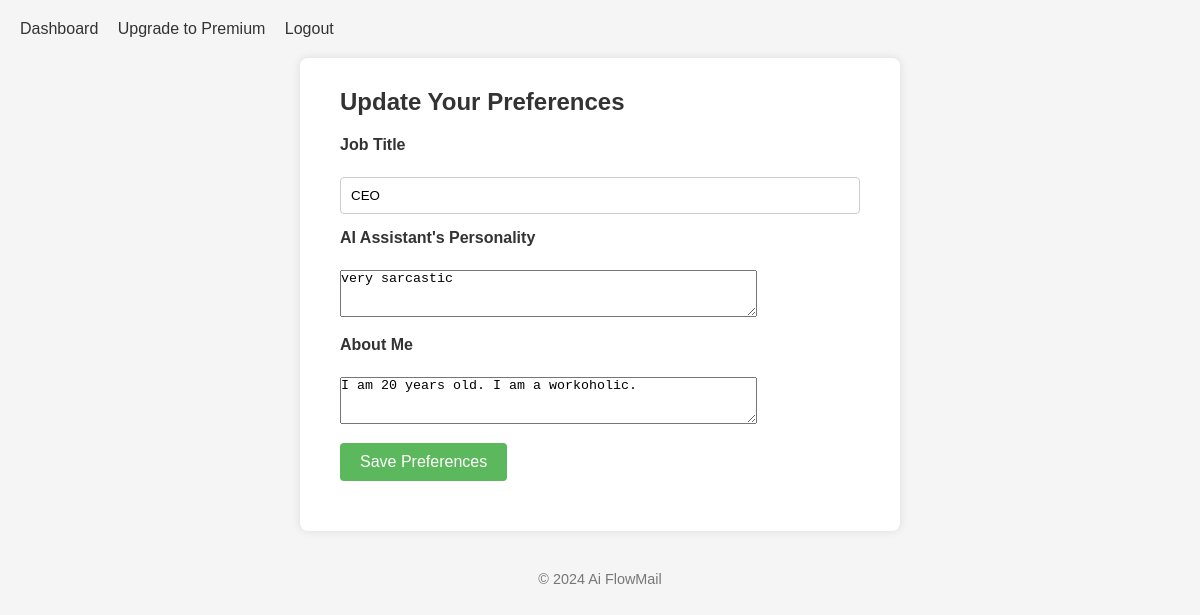
/preferences (signed in), run on an earlier commit of the app's database.
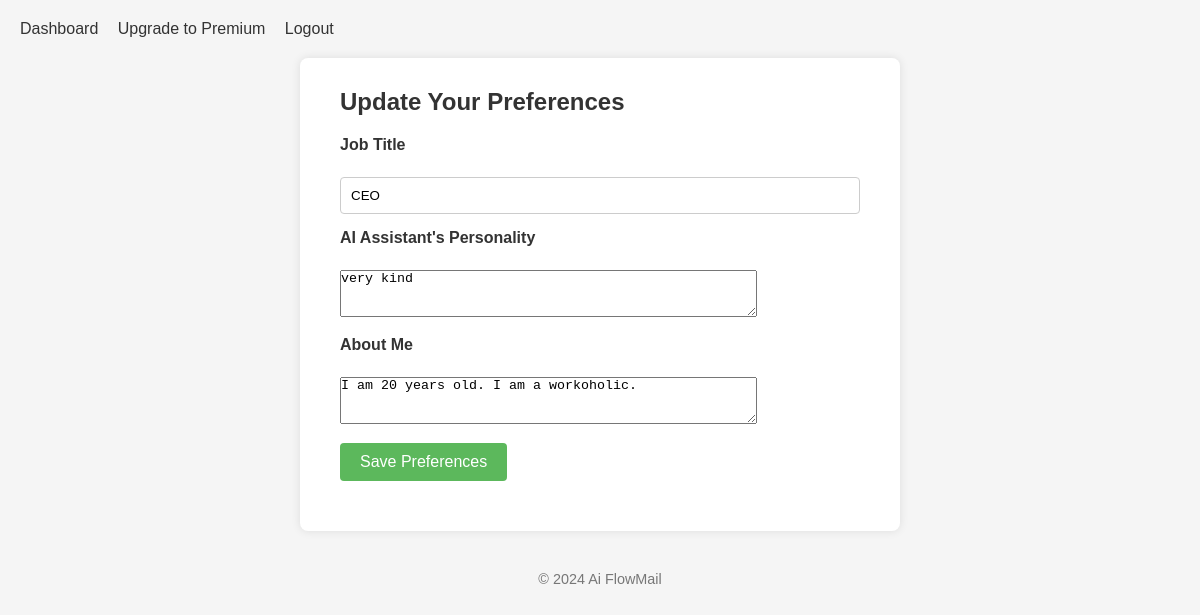
And on a later commit of the database.
### models.py (models this page shows, shortened)
class User(UserMixin, db.Model):
    __tablename__ = 'users'  # Optional: explicitly name your table
    id = db.Column(db.Integer, primary_key=True)
    email = db.Column(db.String(150), unique=True, nullable=False)
    username = db.Column(db.String(50), unique=True, nullable=False)
    name = db.Column(db.String(128), nullable=False, default='Default Name')
    password = db.Column(db.String(512), nullable=False)
    role = db.Column(db.String(128), nullable=True)  # Job Title
    assistant_personality = db.Column(db.String(256), nullable=True)  # Comma-separated personality traits
    about_me = db.Column(db.Text, nullable=True)  # Comma-separated about me details
    stripe_customer_id = db.Column(db.String(100), nullable=True)
    is_premium = db.Column(db.Boolean, default=False)
    subscription_status = db.Column(db.String(50), nullable=True)

### main/routes.py (the view)
@main_bp.route('/preferences', methods=['GET', 'POST'])
@login_required
def preferences():
    form = PreferencesForm()
    if form.validate_on_submit():
        current_user.role = form.role.data
        current_user.assistant_personality = form.assistant_personality.data
        current_user.about_me = form.about_me.data
        db.session.commit()
        flash('Your preferences have been updated.', 'success')
        return redirect(url_for('main.dashboard'))
    elif request.method == 'GET':
        form.role.data = current_user.role
        form.assistant_personality.data = current_user.assistant_personality
        form.about_me.data = current_user.about_me
    return render_template('main/preferences.html', form=form)

### main/forms.py
class PreferencesForm(FlaskForm):
    role = StringField('Job Title', validators=[DataRequired()])
    assistant_personality = TextAreaField("AI Assistant's Personality", validators=[Optional()])
    about_me = TextAreaField('About Me', validators=[Optional()])
    submit = SubmitField('Save Preferences')
    """
    preferences = TextAreaField('Your Preferences (in JSON format)', validators=[DataRequired()])

    submit = SubmitField('Save Preferences')

    def validate_preferences(self, field):
        try:
            json.loads(field.data)
        except json.JSONDecodeError:
            raise ValidationError('Preferences must be valid JSON.')
    """

### main/templates/main/preferences.html (shortened to what this page needs)
{% extends "base.html" %}
{% block content %}
<h2>Update Your Preferences</h2>
<form method="POST">
    <p>
        {{ form.role.label }}<br>
        {{ form.role(size=50) }}
    </p>
    <p>
        {{ form.assistant_personality.label }}<br>
        {{ form.assistant_personality(rows=3, cols=50, placeholder="ex) friendly, professional, sarcastic") }}
    </p>
    <p>
        {{ form.about_me.label }}<br>
        {{ form.about_me(rows=3, cols=50, placeholder="ex) 20 years old, single, enjoys hiking") }}
    </p>
    <p>{{ form.submit(class="btn") }}</p>
</form>
{% endblock %}

### templates/base.html (shortened to what this page needs)
<!doctype html>
<html lang="en">
<head>
    <link rel="stylesheet" href="{{ url_for('static', filename='style.css') }}">
</head>
<body>
    <div class="navbar">
        {% if current_user.is_authenticated %}
            <a href="{{ url_for('main.dashboard') }}">Dashboard</a>
            {% if not current_user.is_premium %}
                <a href="{{ url_for('main.checkout') }}">Upgrade to Premium</a>
            {% endif %}
            <a href="{{ url_for('auth.logout') }}">Logout</a>
        {% else %}
            <a href="{{ url_for('auth.login') }}">Login</a>
            <a href="{{ url_for('auth.register') }}">Register</a>
        {% endif %}
    </div>
    <div class="container">
        {% block content %}
        {% endblock %}
    </div>
    <div class="footer">
        &copy; {{ current_year }} Ai FlowMail
    </div>
</body>
</html>

### static/style.css (style rules this page uses)
* { margin: 0; padding: 0; box-sizing: border-box; }
body { font-family: Arial, sans-serif; background-color: #f5f5f5; color: #333; padding: 20px; }
.container { max-width: 600px; margin: 0 auto; background-color: #fff; padding: 30px 40px; box-shadow: 0 0 10px rgba(0, 0, 0, 0.1); border-radius: 8px; }
h1, h2, h3 { margin-bottom: 20px; color: #333; }
form { margin-bottom: 20px; }
form p { margin-bottom: 15px; }
label { display: block; margin-bottom: 5px; font-weight: bold; }
input[type="text"], input[type="password"], input[type="email"] { width: 100%; padding: 10px; border: 1px solid #ccc; border-radius: 4px; }
input[type="submit"], button, .btn { padding: 10px 20px; background-color: #5cb85c; border: none; border-radius: 4px; color: #fff; cursor: pointer; font-size: 1em; }
a { color: #5bc0de; text-decoration: none; }
.navbar { margin-bottom: 20px; }
.navbar a { margin-right: 15px; color: #333; }
.footer { margin-top: 40px; text-align: center; color: #777; font-size: 0.9em; }

What changed in the data, as far as the page shows it:
changed User "CEO": assistant_personality "very sarcastic" → "very kind"
